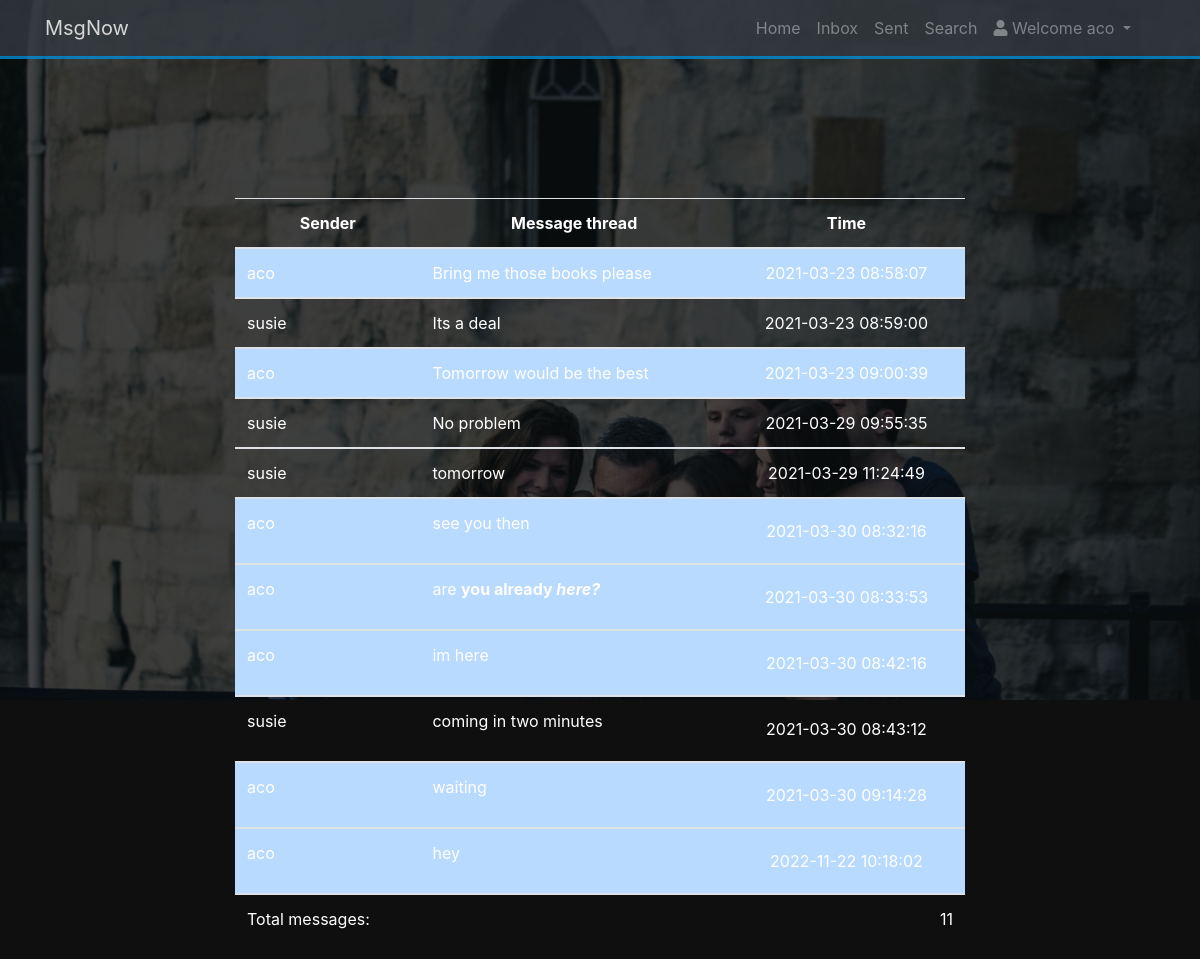
The page /thread_from_sent.php?friend=susie (signed in) on the database its author committed.
### tables this page shows
CREATE TABLE IF NOT EXISTS `msg` (
  `id` int(11) NOT NULL AUTO_INCREMENT,
  `sender` varchar(100) NOT NULL,
  `recipient` varchar(100) NOT NULL,
  `msg_text` varchar(100) NOT NULL,
  `time` timestamp NOT NULL DEFAULT CURRENT_TIMESTAMP,
  `sent_msg` tinyint(4) NOT NULL DEFAULT '0',
  `read_msg` tinyint(4) NOT NULL DEFAULT '0',
  PRIMARY KEY (`id`),
  KEY `sender` (`sender`),
  KEY `recipient` (`recipient`)
);

### thread_from_sent.php (called while the page is built)
<?php include ("includes/home_header.php");?>
<?php
$user = new User($database);
$user->set_friend($_GET['friend']);
$user->message_thread_for_user();
?>

### includes/database.php (called while the page is built, shortened)
<?php
class Database {
    public function __construct($host = DB_HOST,$user = DB_USER,$password = DB_PASS,$base = DB_NAME)
    {
        try{
        $this->conn = new PDO("mysql:host=$host;dbname=$base",$user,$password);
        } catch (PDOException $ex){
            echo "Connection failed: " . $ex->getMessage();
        }
    }
}
?>

### includes/user.php (the view, shortened to what this page needs)
<?php
class User {
    public $database;
    public $username;
    public $friend = "";
    public function __construct($data_base)
    {
        $this->database = $data_base;
        $this->username = $_SESSION['username'];
    }
    public function set_friend($friend){
        $this->friend = $friend;
    }
    public function message_thread_for_user(){
        $stmt = $this->database->conn->prepare("SELECT sender,msg_text,time FROM msg WHERE (sender= ? AND recipient = ?) OR (sender= ? AND recipient= ?) ORDER BY time ASC");
        $stmt->execute(array($this->username, $this->friend, $this->friend, $this->username));
        $table = "<table class='table mt-5'>
                <thead>
                <tr>
                    <th class='text-center align-middle'>Sender</th>
                    <th class='text-center align-middle'>Message thread</th>
                    <th class='text-center align-middle'>Time</th>
                </tr>
                </thead>";
        $i=0;
        while($row = $stmt->fetchAll()){
            foreach ($row as $object){
                if($object->sender == $this->username){
                    $class = "table-primary";
                } else $class="";
                $table.="<tbody>
                 <tr class='{$class}'>
                    <td>{$object->sender}</td>
                    <td>{$object->msg_text}</td>
                    <td class='text-center align-middle'>{$object->time}</td>
                 </tr>
                 </tbody>";
                $i++;
            }
        }
        $table.="<tr>
                    <td>Total messages: </td>
                    <td colspan='2' class='text-right'>{$i}</td>
                 </tr> </table>";
        echo $table;
    }
}
?>

### css/style.css (style rules this page uses)
body { background: #333; color: #fff; }

### rows shown on the page
msg: sender "aco", msg_text "hey", time "2022-11-22 10:18:02"
msg: sender "aco", msg_text "Bring me those books please", time "2021-03-23 08:58:07"
msg: sender "susie", msg_text "Its a deal", time "2021-03-23 08:59:00"
msg: sender "aco", msg_text "Tomorrow would be the best", time "2021-03-23 09:00:39"
msg: sender "susie", msg_text "No problem", time "2021-03-29 09:55:35"
msg: sender "susie", msg_text "tomorrow", time "2021-03-29 11:24:49"
msg: sender "aco", msg_text "see you then", time "2021-03-30 08:32:16"
msg: sender "aco", msg_text "are you already here?", time "2021-03-30 08:33:53"
msg: sender "aco", msg_text "im here", time "2021-03-30 08:42:16"
msg: sender "susie", msg_text "coming in two minutes", time "2021-03-30 08:43:12"
msg: sender "aco", msg_text "waiting", time "2021-03-30 09:14:28"

### other values the page prints
$_SESSION['username'] "aco"
$i "11"
